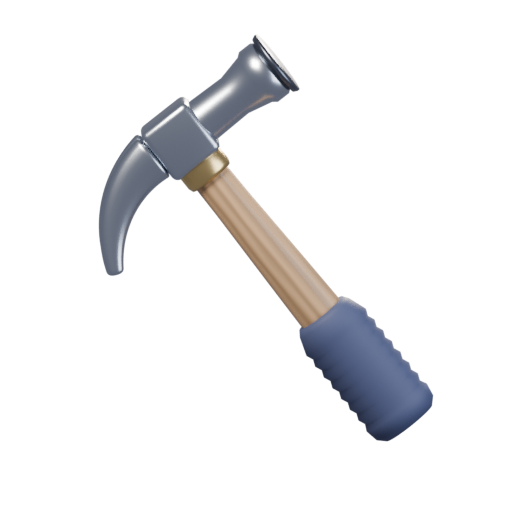
#> input picture Overbooked/tools/ui/hammer14_raw.png, 512 x 512 px
$ python outline_icon.py ui/hammer14_raw.png ui/hammer14.png
#> lines starting #> are read from the running program, lines starting #| are printed output that depends on the picture; after the words box and inside, x2 and y2 are one past the last pixel; in counts of white or black regions, pixels touching at a corner belong together
"""Gives a Blender-rendered icon the house outline + soft shadow, centred on a 256 canvas.
python outline_icon.py ui/hammer14_raw.png ui/hammer14.png"""
import sys
from PIL import Image, ImageFilter, ImageChops
src, dst = sys.argv[1], sys.argv[2]
im = Image.open(src).convert("RGBA")
#> im is the input picture: PIL image 512x512 RGBA; mean R, G, B, A 15.6, 15.6, 16.8, 31.2
bb = im.getbbox()
#> bb = (98, 34, 434, 442)
im = im.crop(bb)
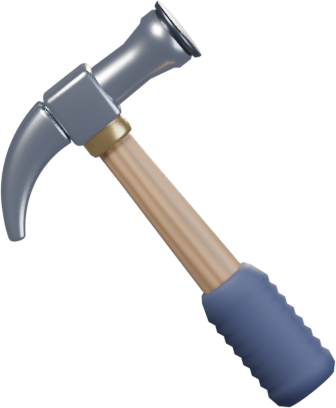
#> im: PIL image 336x408 RGBA; mean R, G, B, A 29.8, 29.8, 32.1, 59.6; transparent parts drawn white
S = 4
side = 256 * S
pad = int(side * 0.1)
k = (side - 2 * pad) / max(im.size)
#> k = 2.01
im = im.resize((int(im.size[0] * k), int(im.size[1] * k)), Image.LANCZOS)
#> im: PIL image 675x820 RGBA
canvas = Image.new("RGBA", (side, side), (0, 0, 0, 0))
#> canvas: PIL image 1024x1024 RGBA; every value is 0
ox, oy = (side - im.size[0]) // 2, (side - im.size[1]) // 2
#> ox = 174; oy = 102
layer = Image.new("RGBA", (side, side), (0, 0, 0, 0))
layer.paste(im, (ox, oy), im)
a = layer.getchannel("A").point(lambda v: 255 if v > 40 else 0)
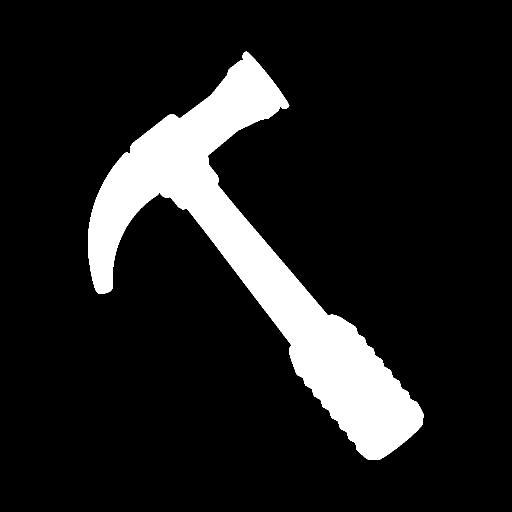
#> a: PIL image 1024x1024 L (shown at 1/2 size); 12.4% white; 1 white region, box (x1, y1, x2, y2) and area: (176, 103, 847, 920) 130052
ol = a.filter(ImageFilter.MaxFilter(2 * 12 * S // 2 + 1 if False else 41))
#> ol: PIL image 1024x1024 L; 19.6% white; 1 white region, box (x1, y1, x2, y2) and area: (156, 83, 867, 940) 205525
ol = ol.filter(ImageFilter.GaussianBlur(2))
shadow = ol.filter(ImageFilter.GaussianBlur(6 * S))
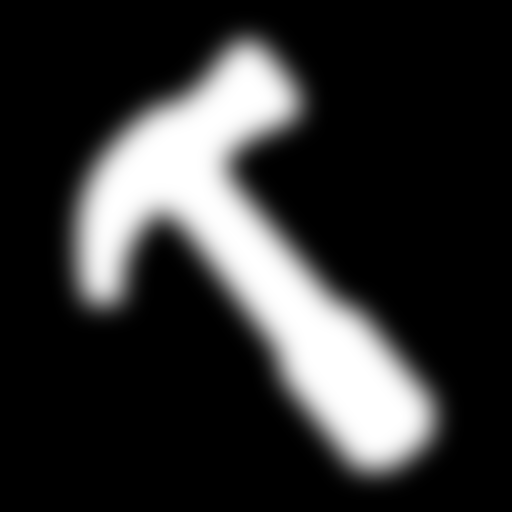
#> shadow: PIL image 1024x1024 L (shown at 1/2 size); min 0, max 255, mean 50
sh = Image.new("RGBA", (side, side), (20, 10, 30, 0))
sh.putalpha(shadow.point(lambda v: int(v * 0.35)))
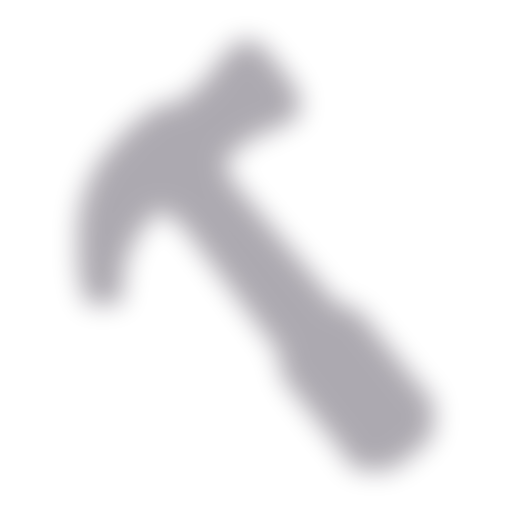
#> sh: PIL image 1024x1024 RGBA (shown at 1/2 size); mean R, G, B, A 20, 10, 30, 17.3; transparent parts drawn white
canvas.alpha_composite(sh, (0, 6 * S))
ink = Image.new("RGBA", (side, side), (46, 34, 58, 255))
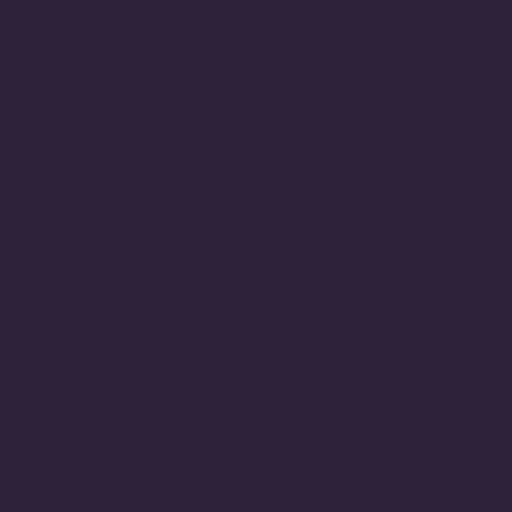
#> ink: PIL image 1024x1024 RGBA (shown at 1/2 size); mean R, G, B, A 46, 34, 58, 255
ink.putalpha(ol)
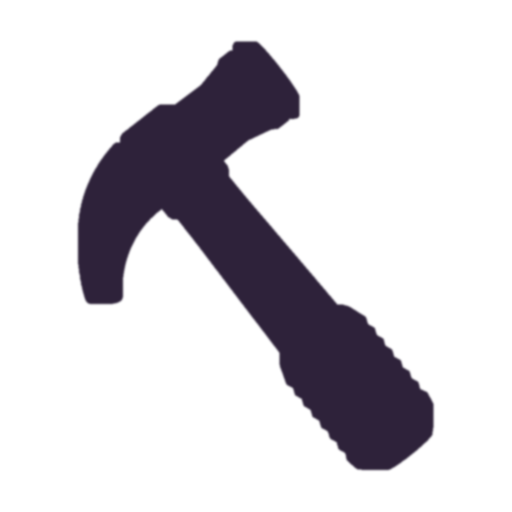
#> ink: PIL image 1024x1024 RGBA (shown at 1/2 size); mean R, G, B, A 46, 34, 58, 50; transparent parts drawn white
canvas.alpha_composite(ink)
canvas.alpha_composite(layer)
canvas.resize((256, 256), Image.LANCZOS).save(dst)
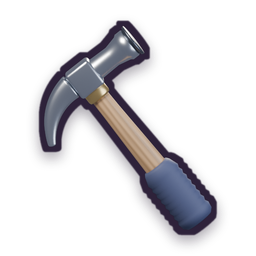
#> saved as hammer14.png: PIL image 256x256 RGBA; mean R, G, B, A 20.5, 18.3, 23.9, 52.7; transparent parts drawn white
print("ok", dst)

$ run again, with Overbooked/tools/ui/bar_bell.png copied over Overbooked/tools/ui/hammer14_raw.png
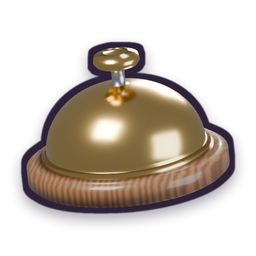
#> input picture Overbooked/tools/ui/bar_bell.png, 256 x 256 px
#> im is the input picture: PIL image 256x256 RGBA; mean R, G, B, A 51.4, 41.7, 35.6, 98.5
#> bb = (8, 35, 248, 233)
#> `a = layer.getchannel("A").point(lambda v: 255 if v > 40 else 0)`:
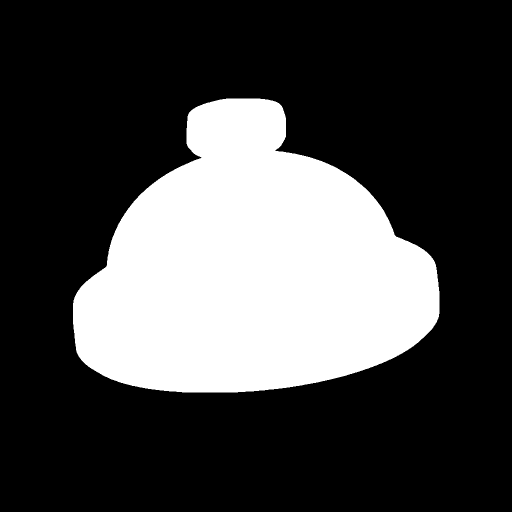
#> a: PIL image 1024x1024 L (shown at 1/2 size); 27.7% white; 1 white region, box (x1, y1, x2, y2) and area: (146, 197, 879, 785) 290451
#> `canvas.resize((256, 256), Image.LANCZOS).save(dst)`:
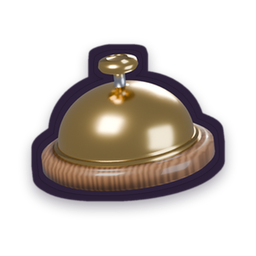
#> saved as hammer14.png: PIL image 256x256 RGBA; mean R, G, B, A 40.3, 32.4, 29.6, 86.4; transparent parts drawn white
